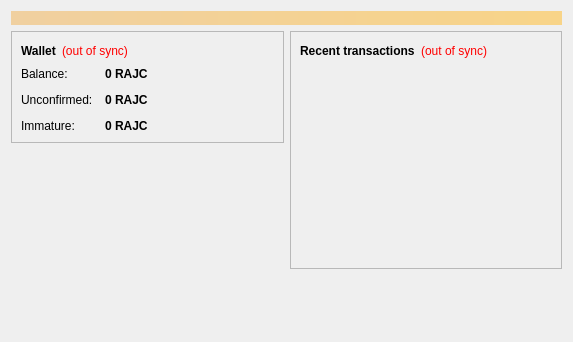
<?xml version="1.0" encoding="UTF-8"?>
<ui version="4.0">
 <class>OverviewPage</class>
 <widget class="QWidget" name="OverviewPage">
  <property name="geometry">
   <rect>
    <x>0</x>
    <y>0</y>
    <width>573</width>
    <height>342</height>
   </rect>
  </property>
  <property name="windowTitle">
   <string>Form</string>
  </property>
  <layout class="QVBoxLayout" name="topLayout">
   <item>
    <widget class="QLabel" name="labelAlerts">
     <property name="visible">
      <bool>false</bool>
     </property>
     <property name="styleSheet">
      <string notr="true">background-color: qlineargradient(x1: 0, y1: 0, x2: 1, y2: 0, stop:0 #F0D0A0, stop:1 #F8D488); color:#000000;</string>
     </property>
     <property name="wordWrap">
      <bool>true</bool>
     </property>
     <property name="margin">
      <number>3</number>
     </property>
    </widget>
   </item>
   <item>
    <layout class="QHBoxLayout" name="horizontalLayout" stretch="1,1">
     <item>
      <layout class="QVBoxLayout" name="verticalLayout_2">
       <item>
        <widget class="QFrame" name="frame">
         <property name="frameShape">
          <enum>QFrame::StyledPanel</enum>
         </property>
         <property name="frameShadow">
          <enum>QFrame::Raised</enum>
         </property>
         <layout class="QVBoxLayout" name="verticalLayout_4">
          <item>
           <layout class="QHBoxLayout" name="horizontalLayout_4">
            <item>
             <widget class="QLabel" name="label_5">
              <property name="font">
               <font>
                <weight>75</weight>
                <bold>true</bold>
               </font>
              </property>
              <property name="text">
               <string>Wallet</string>
              </property>
             </widget>
            </item>
            <item>
             <widget class="QLabel" name="labelWalletStatus">
              <property name="toolTip">
               <string>The displayed information may be out of date. Your wallet automatically synchronizes with the Rajcoin network after a connection is established, but this process has not completed yet.</string>
              </property>
              <property name="styleSheet">
               <string notr="true">QLabel { color: red; }</string>
              </property>
              <property name="text">
               <string notr="true">(out of sync)</string>
              </property>
              <property name="alignment">
               <set>Qt::AlignLeading|Qt::AlignLeft|Qt::AlignVCenter</set>
              </property>
             </widget>
            </item>
            <item>
             <spacer name="horizontalSpacer_2">
              <property name="orientation">
               <enum>Qt::Horizontal</enum>
              </property>
              <property name="sizeHint" stdset="0">
               <size>
                <width>40</width>
                <height>20</height>
               </size>
              </property>
             </spacer>
            </item>
           </layout>
          </item>
          <item>
           <layout class="QFormLayout" name="formLayout_2">
            <property name="fieldGrowthPolicy">
             <enum>QFormLayout::AllNonFixedFieldsGrow</enum>
            </property>
            <property name="horizontalSpacing">
             <number>12</number>
            </property>
            <property name="verticalSpacing">
             <number>12</number>
            </property>
            <item row="0" column="0">
             <widget class="QLabel" name="label">
              <property name="text">
               <string>Balance:</string>
              </property>
             </widget>
            </item>
            <item row="0" column="1">
             <widget class="QLabel" name="labelBalance">
              <property name="font">
               <font>
                <weight>75</weight>
                <bold>true</bold>
               </font>
              </property>
              <property name="cursor">
               <cursorShape>IBeamCursor</cursorShape>
              </property>
              <property name="toolTip">
               <string>Your current balance</string>
              </property>
              <property name="text">
               <string notr="true">0 RAJC</string>
              </property>
              <property name="textInteractionFlags">
               <set>Qt::LinksAccessibleByMouse|Qt::TextSelectableByKeyboard|Qt::TextSelectableByMouse</set>
              </property>
             </widget>
            </item>
            <item row="1" column="0">
             <widget class="QLabel" name="label_3">
              <property name="text">
               <string>Unconfirmed:</string>
              </property>
             </widget>
            </item>
            <item row="1" column="1">
             <widget class="QLabel" name="labelUnconfirmed">
              <property name="font">
               <font>
                <weight>75</weight>
                <bold>true</bold>
               </font>
              </property>
              <property name="cursor">
               <cursorShape>IBeamCursor</cursorShape>
              </property>
              <property name="toolTip">
               <string>Total of transactions that have yet to be confirmed, and do not yet count toward the current balance</string>
              </property>
              <property name="text">
               <string notr="true">0 RAJC</string>
              </property>
              <property name="textInteractionFlags">
               <set>Qt::LinksAccessibleByMouse|Qt::TextSelectableByKeyboard|Qt::TextSelectableByMouse</set>
              </property>
             </widget>
            </item>
            <item row="2" column="0">
             <widget class="QLabel" name="labelImmatureText">
              <property name="text">
               <string>Immature:</string>
              </property>
             </widget>
            </item>
            <item row="2" column="1">
             <widget class="QLabel" name="labelImmature">
              <property name="font">
               <font>
                <weight>75</weight>
                <bold>true</bold>
               </font>
              </property>
              <property name="toolTip">
               <string>Mined balance that has not yet matured</string>
              </property>
              <property name="text">
               <string notr="true">0 RAJC</string>
              </property>
              <property name="textInteractionFlags">
               <set>Qt::LinksAccessibleByMouse|Qt::TextSelectableByKeyboard|Qt::TextSelectableByMouse</set>
              </property>
             </widget>
            </item>
           </layout>
          </item>
         </layout>
        </widget>
       </item>
       <item>
        <spacer name="verticalSpacer">
         <property name="orientation">
          <enum>Qt::Vertical</enum>
         </property>
         <property name="sizeHint" stdset="0">
          <size>
           <width>20</width>
           <height>40</height>
          </size>
         </property>
        </spacer>
       </item>
      </layout>
     </item>
     <item>
      <layout class="QVBoxLayout" name="verticalLayout_3">
       <item>
        <widget class="QFrame" name="frame_2">
         <property name="frameShape">
          <enum>QFrame::StyledPanel</enum>
         </property>
         <property name="frameShadow">
          <enum>QFrame::Raised</enum>
         </property>
         <layout class="QVBoxLayout" name="verticalLayout">
          <item>
           <layout class="QHBoxLayout" name="horizontalLayout_2">
            <item>
             <widget class="QLabel" name="label_4">
              <property name="text">
               <string>&lt;b&gt;Recent transactions&lt;/b&gt;</string>
              </property>
             </widget>
            </item>
            <item>
             <widget class="QLabel" name="labelTransactionsStatus">
              <property name="toolTip">
               <string>The displayed information may be out of date. Your wallet automatically synchronizes with the Rajcoin network after a connection is established, but this process has not completed yet.</string>
              </property>
              <property name="styleSheet">
               <string notr="true">QLabel { color: red; }</string>
              </property>
              <property name="text">
               <string notr="true">(out of sync)</string>
              </property>
              <property name="alignment">
               <set>Qt::AlignRight|Qt::AlignTrailing|Qt::AlignVCenter</set>
              </property>
             </widget>
            </item>
            <item>
             <spacer name="horizontalSpacer">
              <property name="orientation">
               <enum>Qt::Horizontal</enum>
              </property>
              <property name="sizeHint" stdset="0">
               <size>
                <width>40</width>
                <height>20</height>
               </size>
              </property>
             </spacer>
            </item>
           </layout>
          </item>
          <item>
           <widget class="QListView" name="listTransactions">
            <property name="styleSheet">
             <string notr="true">QListView { background: transparent; }</string>
            </property>
            <property name="frameShape">
             <enum>QFrame::NoFrame</enum>
            </property>
            <property name="verticalScrollBarPolicy">
             <enum>Qt::ScrollBarAlwaysOff</enum>
            </property>
            <property name="horizontalScrollBarPolicy">
             <enum>Qt::ScrollBarAlwaysOff</enum>
            </property>
            <property name="selectionMode">
             <enum>QAbstractItemView::NoSelection</enum>
            </property>
           </widget>
          </item>
         </layout>
        </widget>
       </item>
       <item>
        <spacer name="verticalSpacer_2">
         <property name="orientation">
          <enum>Qt::Vertical</enum>
         </property>
         <property name="sizeHint" stdset="0">
          <size>
           <width>20</width>
           <height>40</height>
          </size>
         </property>
        </spacer>
       </item>
      </layout>
     </item>
    </layout>
   </item>
  </layout>
 </widget>
 <resources/>
 <connections/>
</ui>
